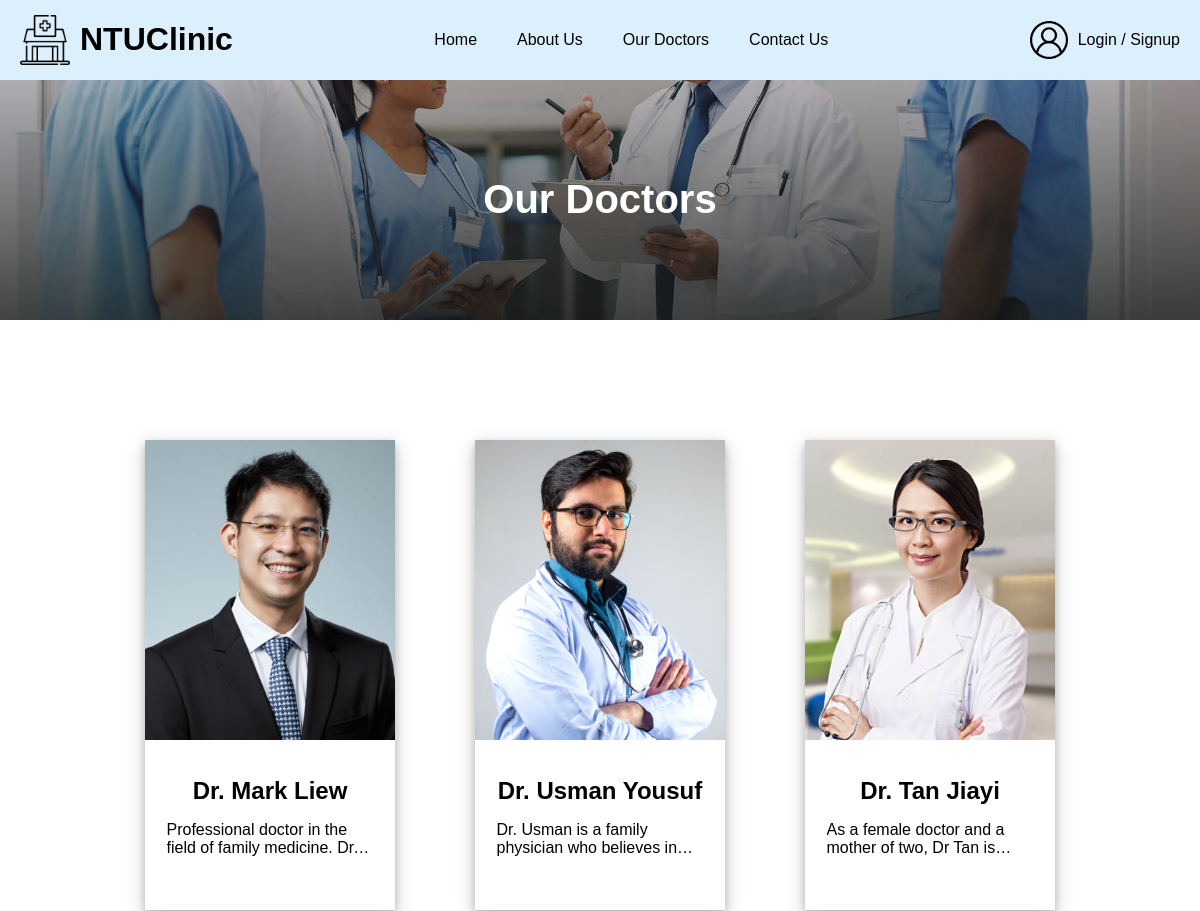
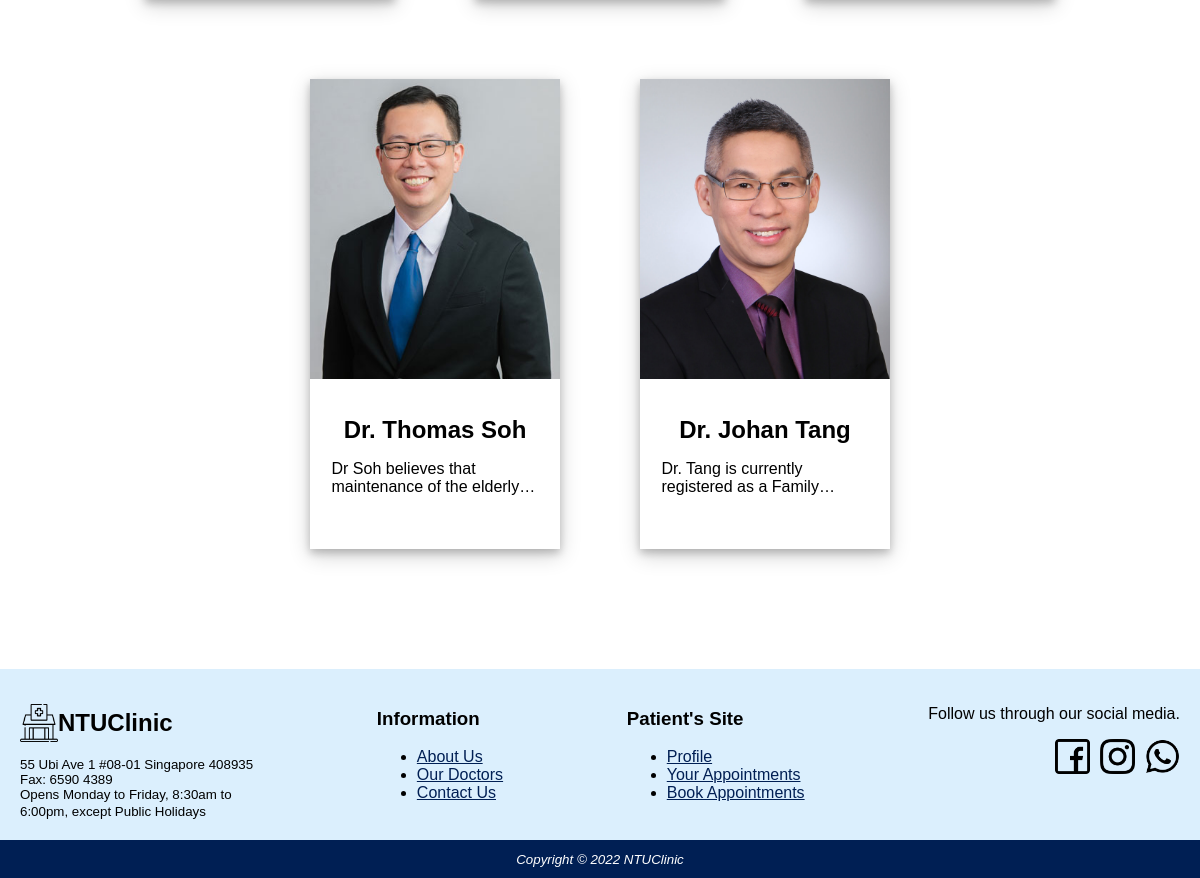
The app's page /doctors.php with its own data (2 pictures, top to bottom).
### tables this page shows
CREATE TABLE `Doctors` (
  `doctorid` int(10) UNSIGNED NOT NULL,
  `docname` char(255) NOT NULL,
  `description` text DEFAULT NULL,
  `clinicid` int(11) NOT NULL,
  `image` char(100) NOT NULL,
  `contact` char(10) NOT NULL,
  `joindate` varchar(11) NOT NULL,
  `certexp` varchar(11) NOT NULL,
  `email` char(100) NOT NULL,
  `password` char(255) NOT NULL
);

### doctors.php (the view, shortened to what this page needs)
<!DOCTYPE html>
<html lang="en">
<head>
	<link rel="stylesheet" href="./style.css" />
	<link rel="stylesheet" href="./doctors.css" />
	</head>
<body>
<div id="wrapper">
	<?php include "header.php"?>
	<div id="bodycontent">
		<div class="doctors-banner">
			<h1>Our Doctors</h1>
		</div>
    <div class="doctors-section">
    <?php
				include "methods/dbconnect.php";
				$query = "SELECT *  FROM doctors";
				$result = $dbcnx->query($query);
				if ($result->num_rows >0 )
				{
					while ($row = mysqli_fetch_assoc($result)){
						$docname = $row['docname'];
						$docdesc = $row['description'];
						$docid = $row['doctorid'];
						$docimg = $row['image'];
						echo '
							<a href="doctor_details.php?docid='.$docid.'" class="post" style="text-decoration: none; color:black;">
							<div class="doctor-card">
								<img src="images/doctors/'.$docimg.'"class="doctor-card-img" resi>
								<div class="doctor-card-text">
									<h2>'.$docname.'</h2>
									<p class="doctor-desc">'.$docdesc.'</p>
								</div>
							</div>
							</a>
						';
					}
				}
			?>
    </div>
	</div>
	<?php include "footer.php";?>
</div>
</body>

### style.css (style rules this page uses)
body { margin: 0px; width: 100vw; min-height: 100vh; overflow-x: hidden; font-family:arial, sans-serif; }
img { object-fit: cover; }
#bodycontent { background-color: #FFFFFF; min-height: calc(100vh - 40px); }
#wrapper { margin: auto; }

### doctors.css (style rules this page uses)
.doctors-banner { width: 100vw; height: 30vh; background-image: linear-gradient(0deg, rgba(23, 26, 25, 0.8), rgba(36, 32, 34, 0.3)),url('./images/home/all.jpeg'); background-position: center; background-repeat: no-repeat; background-size: cover; display: flex; flex-direction: column; justify-content: center; align-items: center; }
.doctors-banner > h1 { color: white; margin: 0px; font-size: 40px; }
.doctors-section { display: flex; flex-wrap: wrap; flex-direction: row; padding: 80px; justify-content: center; }
.doctor-card { display: flex; flex-direction: column; width: 250px; margin: 40px; box-shadow: 0 4px 8px 0 rgba(0, 0, 0, 0.2), 0 6px 20px 0 rgba(0, 0, 0, 0.19); }
.doctor-card-img { width: 100%; height: 300px; object-fit: cover; }
.doctor-card-text { height: 150px; display: flex; flex-direction: column; justify-content: center; align-items: center; padding: 10px; background-color: white; }
.doctor-card-text > h2 { margin: 0; }
.doctor-desc { width: 90%; overflow: hidden; text-overflow: ellipsis; display: -webkit-box; -webkit-line-clamp: 2; line-clamp: 2; -webkit-box-orient: vertical; }

### records on screen
doctors: image (picture), docname "Dr. Mark Liew", description "Professional doctor in the field of family medicine.…"
doctors: image (picture), docname "Dr. Usman Yousuf", description "Dr. Usman is a family physician who believes…"
doctors: image (picture), docname "Dr. Tan Jiayi", description "As a female doctor and a mother of two, Dr Tan…"
doctors: image (picture), docname "Dr. Thomas Soh", description "Dr Soh believes that maintenance of the…"
doctors: image (picture), docname "Dr. Johan Tang", description "Dr. Tang is currently registered as a…"
